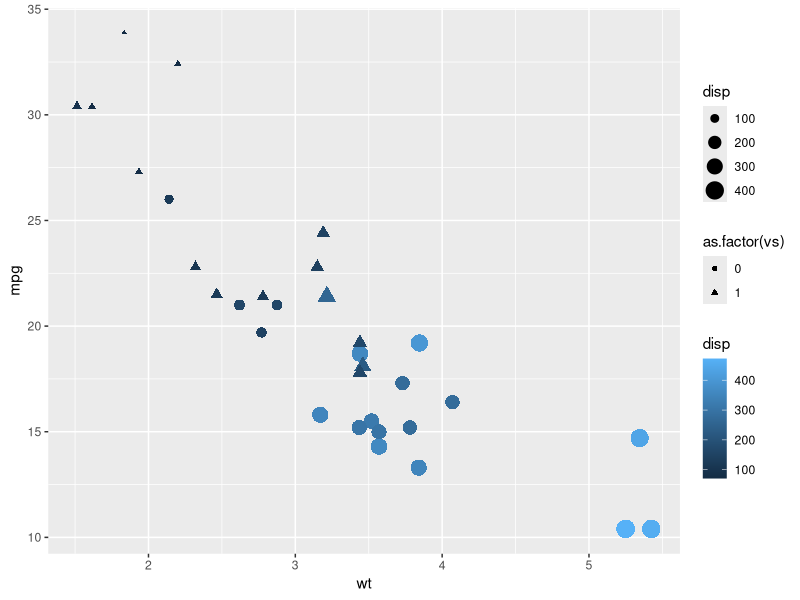
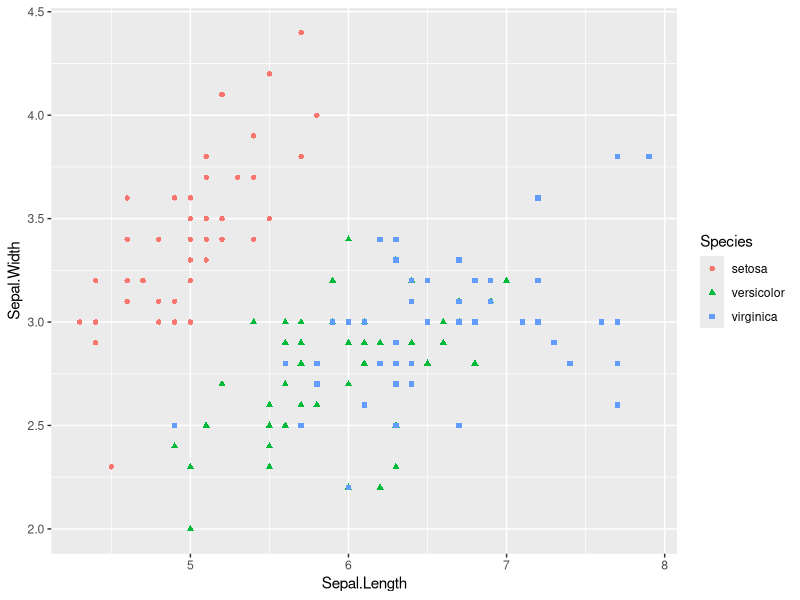
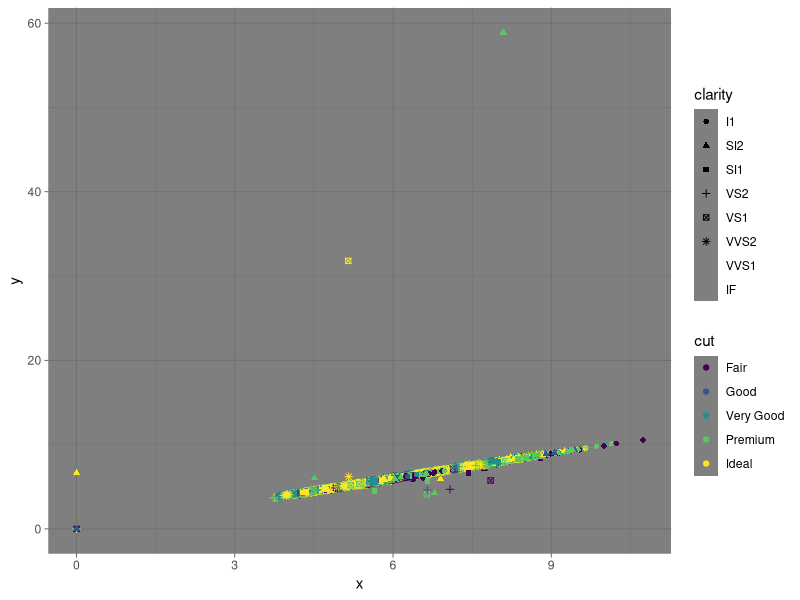
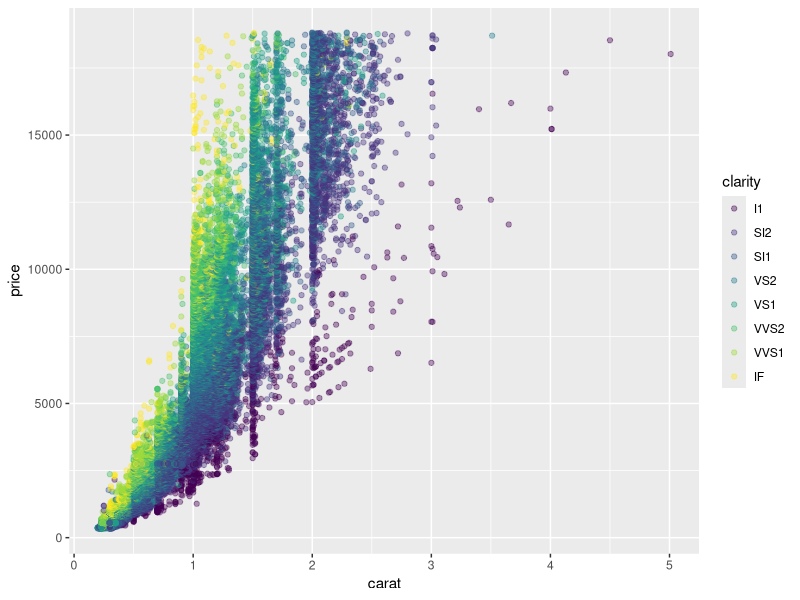
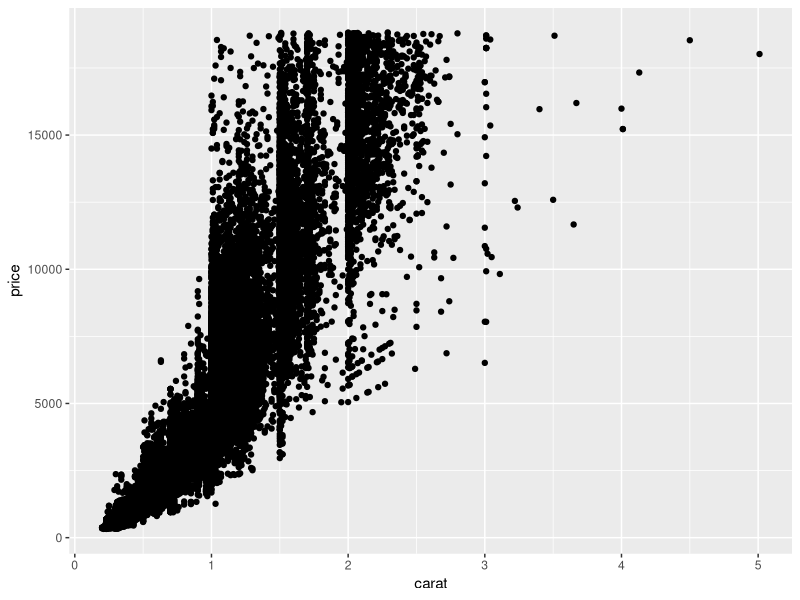
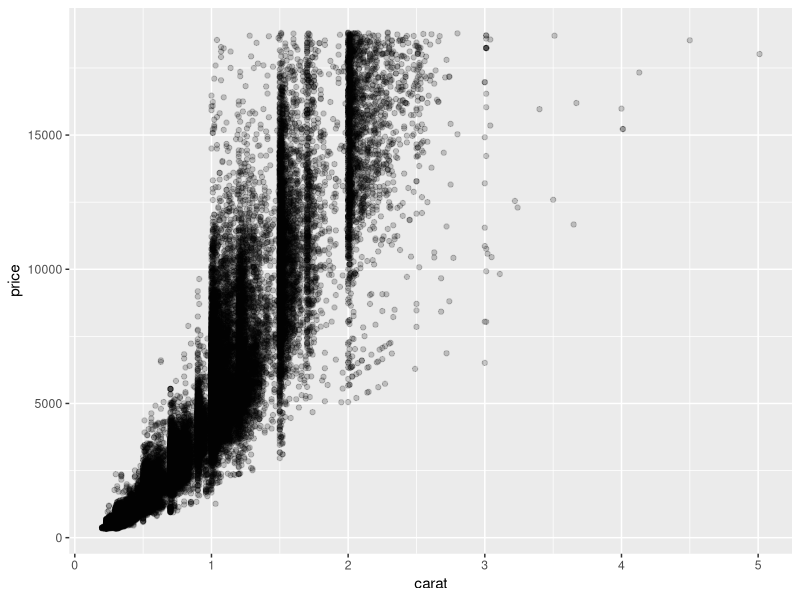
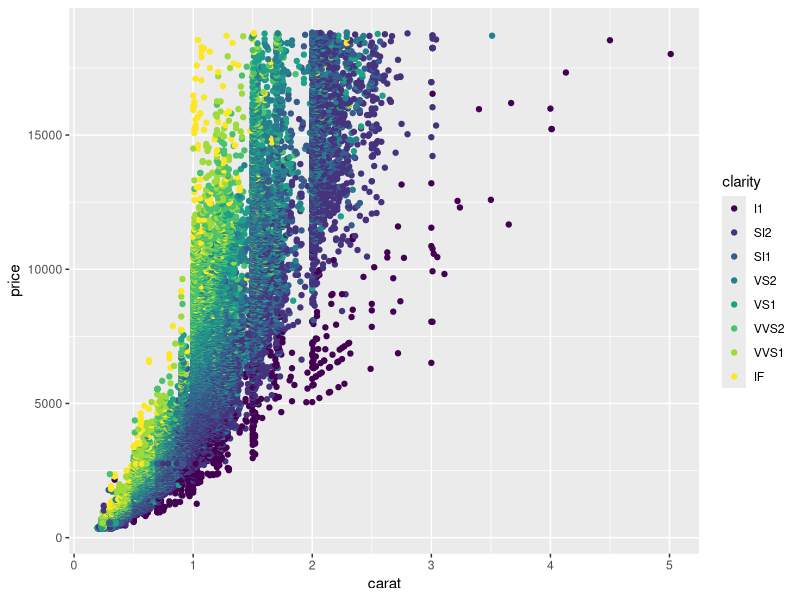
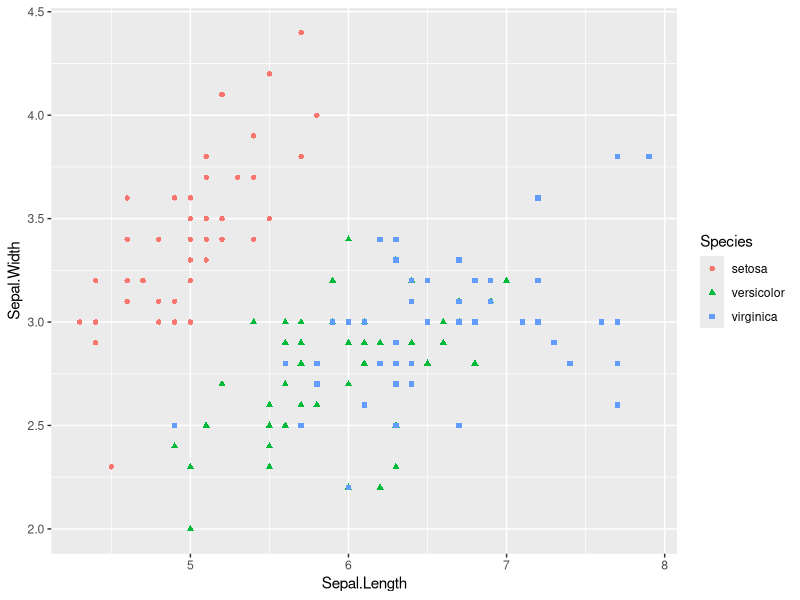

These charts were generated, in order, by the following R code:
#===============
library(ggplot2)
data <- mtcars
str(data)

# mtcarr dataset plotting example
#================================

ggplot(data, aes(x = wt,       # this two
                 y = mpg,      # are required
                 color = disp, # this is a mapping property
                 size = disp,  #
                 shape = as.factor(vs))) +
  geom_point();

# iris dataset plotting example
#==============================

data <- iris
str(data)

ggplot(data, aes(x = Sepal.Length,
                 y = Sepal.Width,
                 shape = Species,
                 color = Species)) +
  geom_point()

# diamon dataset example
#=======================

data <- diamonds
str(data)

ggplot(data, aes(x, y,
                 color = cut,
                 shape = clarity)) +
  geom_point() +
  theme_dark()

ggplot(data, aes(carat, price,
                 color = clarity)) + 
  geom_point(alpha = 0.4)

# saving plot data in a VARIABLE

plt_price_vs_carat <- ggplot(diamonds,aes(carat, price))
plt_price_vs_carat + geom_point()

# another example with TRANPERENCY

plt_price_vs_carat <- ggplot(diamonds, aes(carat, price))
plt_price_vs_carat_transparent <- plt_price_vs_carat + geom_point(alpha = .2)
plt_price_vs_carat_transparent


# another example with COLOR

plt_price_vs_carat <- ggplot(diamonds, aes(carat, price))
plt_price_vs_carat_by_clarity <- plt_price_vs_carat + geom_point(aes(color = clarity))
plt_price_vs_carat_by_clarity


## detailed discussion about aes in ggplot
#========================================#

# we can use aes in in the geom layer too like this

data <- iris
str(data)

ggplot(data) +
  geom_point(aes(x = Sepal.Length, 
                 y = Sepal.Width,
                 shape = Species,
                 color = Species))

# all the attributes of AES is ggplot
#===================================
## required: 
#-----------
#   x = X axis position
#   y = Y axis position

## optional:
#-----------
#   fill = color of points, outlines of other geoms
#   size = Area or radius of points thickness of lines
#   alpha = Transparency
#   linetype = line dash pattern
#   labels = Text on a plot or axes
#   shape = shape

#
str(mtcars)
ggplot(mtcars, aes(x = mpg, 
                   y = as.factor(cyl))) +
  geom_point()

#
ggplot(mtcars, aes(x = as.factor(cyl), 
                   y = mpg)) +
  geom_point()

#
ggplot(mtcars, aes(x = wt, 
                   y = mpg,
                   color = cyl)) +
  geom_point()

#
ggplot(mtcars, aes(x = wt, 
                   y = mpg,
                   color = cyl)) +
  geom_point(shape = 1,
             size = 4)



#
str(mtcars)
ggplot(mtcars, aes(x = wt, 
                   y = mpg, 
                   fill = cyl,
                   size = am)) +
  # Change point shape; set alpha
  geom_point(shape = 21, size = 4, alpha = .6)



#
# Establish the base layer
plt_mpg_vs_wt <- ggplot(mtcars, aes(x = wt,
                                    y = mpg))

# Map fcyl to size
plt_mpg_vs_wt +
  geom_point(aes(size = cyl))

plt_mpg_vs_wt +
  geom_point(aes(alpha = cyl))

plt_mpg_vs_wt +
  geom_point(aes(shape = as.factor(cyl)))

plt_mpg_vs_wt +
  geom_text(aes(label = as.factor(cyl)))


#=======================================
# A hexadecimal color
my_blue <- "#4ABEFF"

ggplot(mtcars, aes(wt, mpg)) +
  # Set the point color and alpha
  geom_point(color = my_blue,
             alpha = .6)


# A hexadecimal color
my_blue <- "#4ABEFF"

# Change the color mapping to a fill mapping
ggplot(mtcars, aes(wt, 
                   mpg, 
                   fill = cyl)) +
  # Set point size and shape
  geom_point(color = my_blue,
             size = 10,
             shape = 1)


#
ggplot(mtcars, aes(x = wt, 
                   y = mpg,
                   color = cyl)) +
  geom_point(alpha = .5)

#
ggplot(mtcars, aes(x = wt, 
                   y = mpg,
                   color = cyl)) +
  geom_text(label = rownames(mtcars), 
            color = "red")


ggplot(mtcars, aes(x = wt, 
                   y = mpg,
                   color = cyl)) +
  geom_point(color = "yellow",
            shape = 24,)


#
# 5 aesthetics: add a mapping of size to hp / wt
ggplot(mtcars, aes(x = mpg, 
                   y = qsec, 
                   color = as.factor(cyl), 
                   shape = as.factor(am),
                   size = hp/wt)) +
  geom_point()



# bar plot
ggplot(mtcars, aes(as.factor(cyl), fill = as.factor(am))) +
  geom_bar() +
  # Set the axis labels
  xlab("Number of Cylinders") + 
  ylab("Count")

#
palette <- c(automatic = "#377EB8", manual = "#E41A1C")

ggplot(mtcars, aes(as.factor(cyl), fill = as.factor(am))) +
  geom_bar(position = "dodge") +
  labs(x = "Number of Cylinders", y = "Count")







#
# Plot 0 vs. mpg
ggplot(mtcars, aes(0, mpg)) +
  # Add jitter 
  geom_point(position = "jitter")


#
ggplot(mtcars, aes(mpg, 0)) +
  geom_jitter() +
  # Set the y-axis limits
  ylim(-2,2)

















